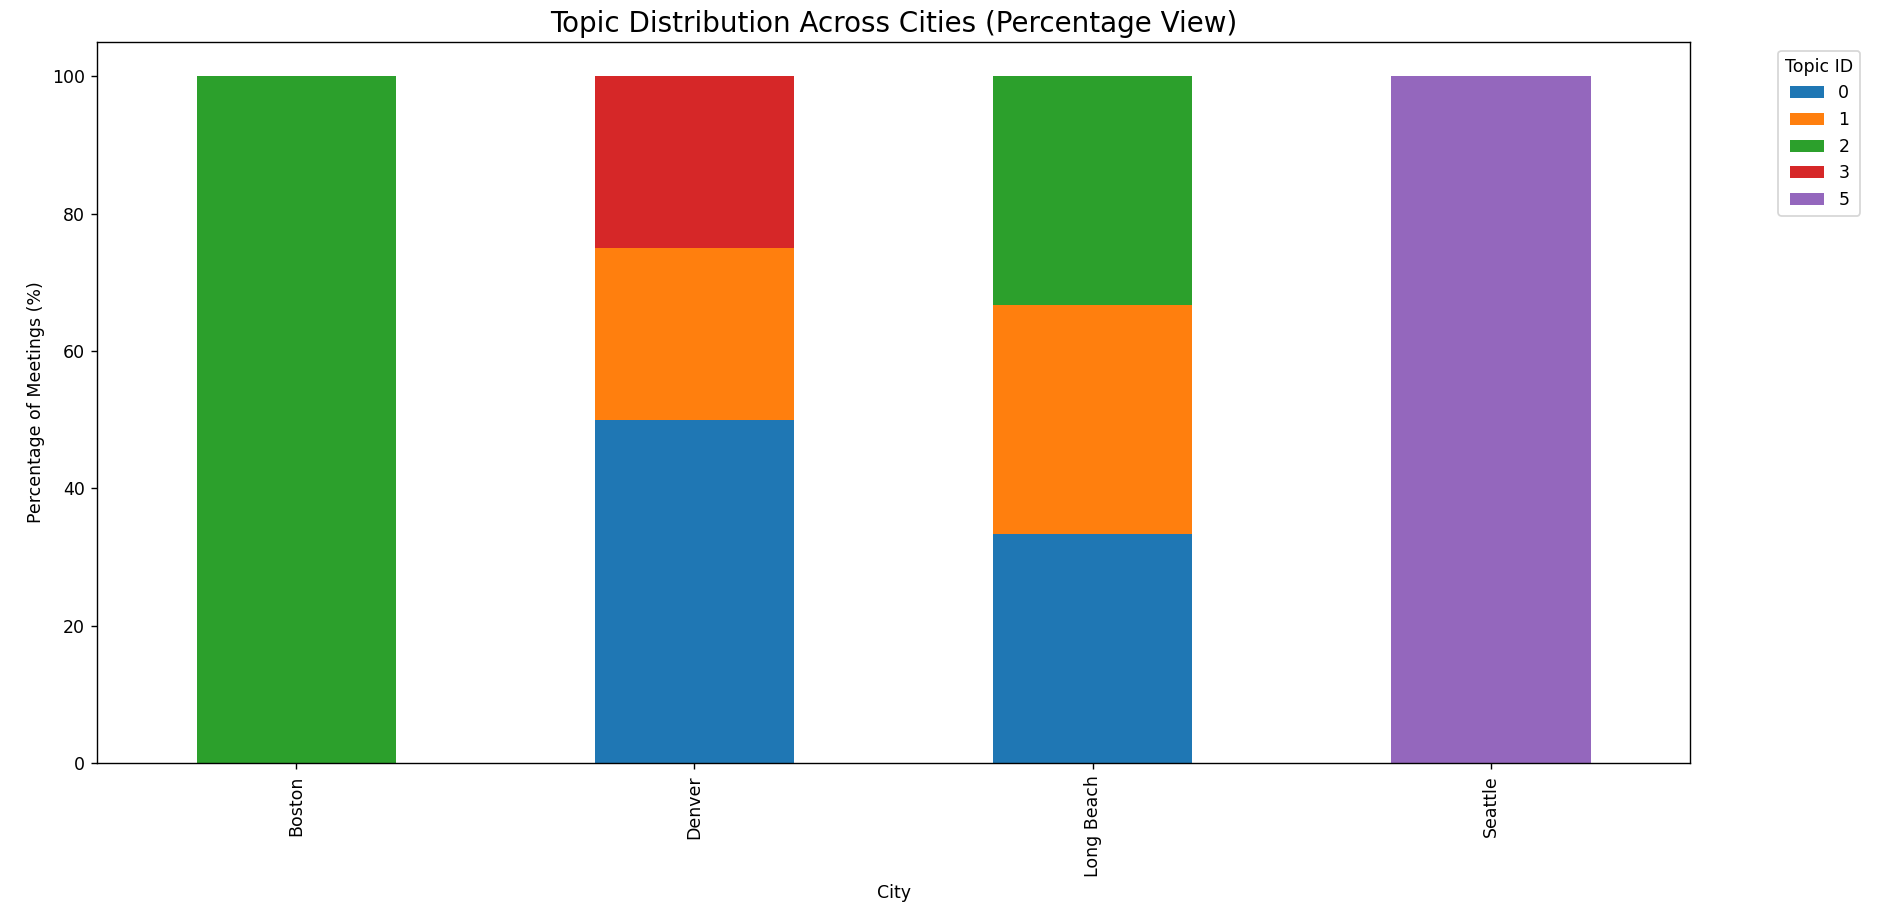

Write the Python code that produced this figure.
import psycopg2
import pandas as pd
import matplotlib.pyplot as plt

# Load data
conn = psycopg2.connect(
    host="localhost", dbname="nlp", user="postgres", password="admin"
)

query = """
SELECT 
    m.city,
    n.dominant_topic,
    COUNT(*) AS topic_count
FROM meetings_metadata m
JOIN nlp_summary_by_meeting n
ON m.meeting_id = n.meeting_id
GROUP BY m.city, n.dominant_topic;
"""

df = pd.read_sql(query, conn)
conn.close()

# Pivot table
pivot = df.pivot_table(
    index="city",
    columns="dominant_topic",
    values="topic_count",
    fill_value=0
)

# Convert to percentages
pivot_pct = pivot.div(pivot.sum(axis=1), axis=0) * 100

# Plot
pivot_pct.plot(
    kind="bar",
    stacked=True,
    figsize=(12, 7)
)

plt.title("Topic Distribution Across Cities (Percentage View)", fontsize=16)
plt.ylabel("Percentage of Meetings (%)")
plt.xlabel("City")
plt.legend(title="Topic ID", bbox_to_anchor=(1.05, 1), loc="upper left")
plt.tight_layout()
plt.show()
